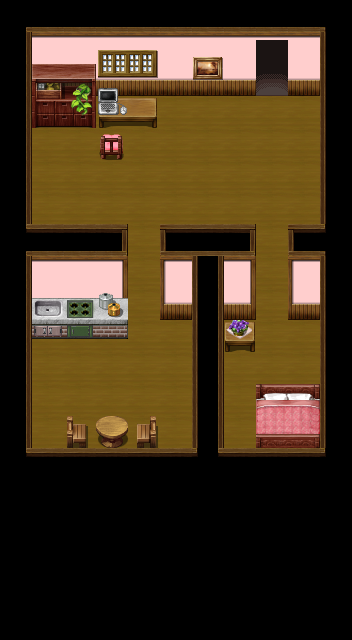

This is a level from a 2D game, rendered from its Tiled map with the project's own tilesets. A one-line summary and the map file follow, with tile-layer data summarised:
An orthogonal 11x20 tile map with 32x32 px tiles, 3 tile layers (background, objects1, objects2), 2 tilesets.

<map version="1.2" tiledversion="1.2.2" orientation="orthogonal" renderorder="right-down" width="11" height="20" tilewidth="32" tileheight="32" infinite="0" nextlayerid="6" nextobjectid="1">
 <tileset firstgid="1" name="Interiors" tilewidth="32" tileheight="32" tilecount="360" columns="15">
  <image source="Interiors.png" width="480" height="768" />
 </tileset>
 <tileset firstgid="361" name="house" tilewidth="32" tileheight="32" tilecount="450" columns="15">
  <image source="house.png" width="480" height="960" />
 </tileset>
 <layer id="1" name="background" width="11" height="20">
  <data>[220 cells, 220 non-empty, 22 distinct tile ids]</data>
 </layer>
 <layer id="2" name="objects1" width="11" height="20">
  <data>[220 cells, 86 non-empty, 32 distinct tile ids]</data>
 </layer>
 <layer id="5" name="objects2" width="11" height="20">
  <data>[220 cells, 2 non-empty, 2 distinct tile ids]</data>
 </layer>
</map>
